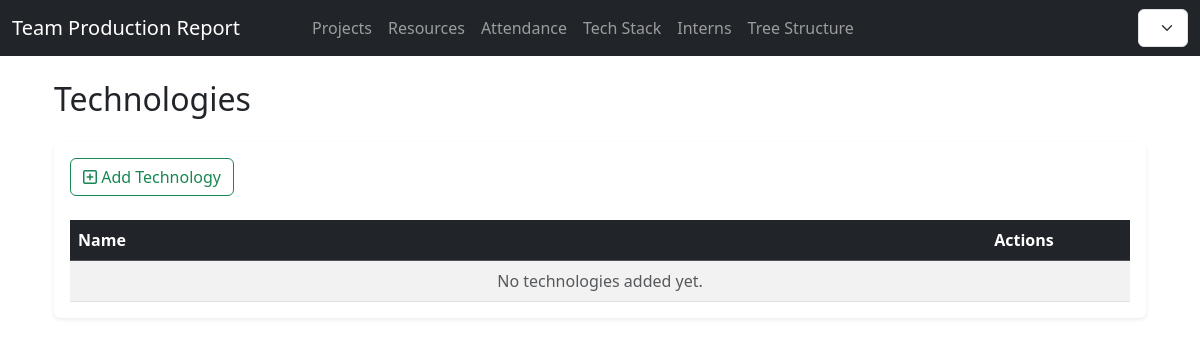
Page /interns/technologies/ on the earlier database version.
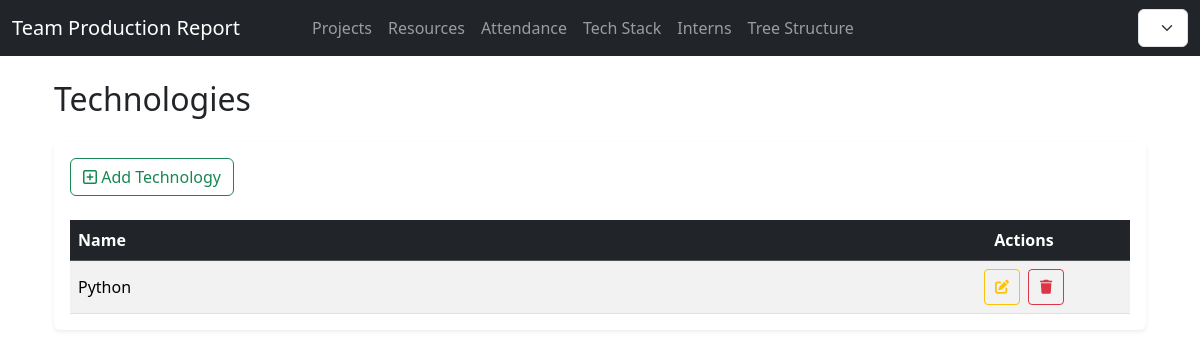
Same page on the later database version.
### interns/models.py (models this page shows, shortened)
class Technology(models.Model):
    name = models.CharField(max_length=50, unique=True)

### interns/views.py (the view)
# urls.py: path('technologies/', views.technology_list, name='technology_list'),
def technology_list(request):
    technologies = Technology.objects.all()
    return render(request, 'technologies/technology_list.html', {'technologies': technologies})

### interns/templates/technologies/technology_list.html
{% extends 'base.html' %}
{% block content %}
<div class="container mt-4">
    <h2 class="text-dark mb-4">Technologies</h2>
    <div class="card shadow-sm border-0">
        <div class="card-body">
            <div class="d-flex justify-content-between align-items-center mb-4">
                <a href="{% url 'interns:technology_add' %}" class="btn btn-outline-success ">
                    <i class="far fa-plus-square"></i> Add Technology
                </a>
            </div>
            <div class="table-responsive">
                <table class="table table-striped align-middle mb-0">
                    <thead class="table-dark">
                        <tr>
                            <th>Name</th>
                            <th class="text-center" style="width: 20%">Actions</th>
                        </tr>
                    </thead>
                    <tbody>
                        {% for tech in technologies %}
                        <tr>
                            <td>{{ tech.name }}</td>
                            <td class="text-center">
                                <div class="d-flex justify-content-center align-items-center gap-2">
                                    <a href="{% url 'interns:technology_edit' tech.pk %}"
                                       class="btn btn-sm btn-outline-warning d-flex align-items-center justify-content-center"
                                       title="Edit" style="width: 36px; height: 36px;">
                                        <i class="fas fa-pen-to-square"></i>
                                    </a>
                                    <a href="{% url 'interns:technology_delete' tech.pk %}"
                                       class="btn btn-sm btn-outline-danger d-flex align-items-center justify-content-center"
                                       title="Delete" style="width: 36px; height: 36px;">
                                        <i class="fas fa-trash"></i>
                                    </a>
                                </div>
                            </td>
                        </tr>
                        {% empty %}
                        <tr>
                            <td colspan="2" class="text-center text-muted">No technologies added yet.</td>
                        </tr>
                        {% endfor %}
                    </tbody>
                </table>
            </div>
        </div>
    </div>
</div>
{% endblock %}

Differences in the rows shown:
added Technology: name "Python"
Other differences:
text no longer shown: "No technologies added yet."
